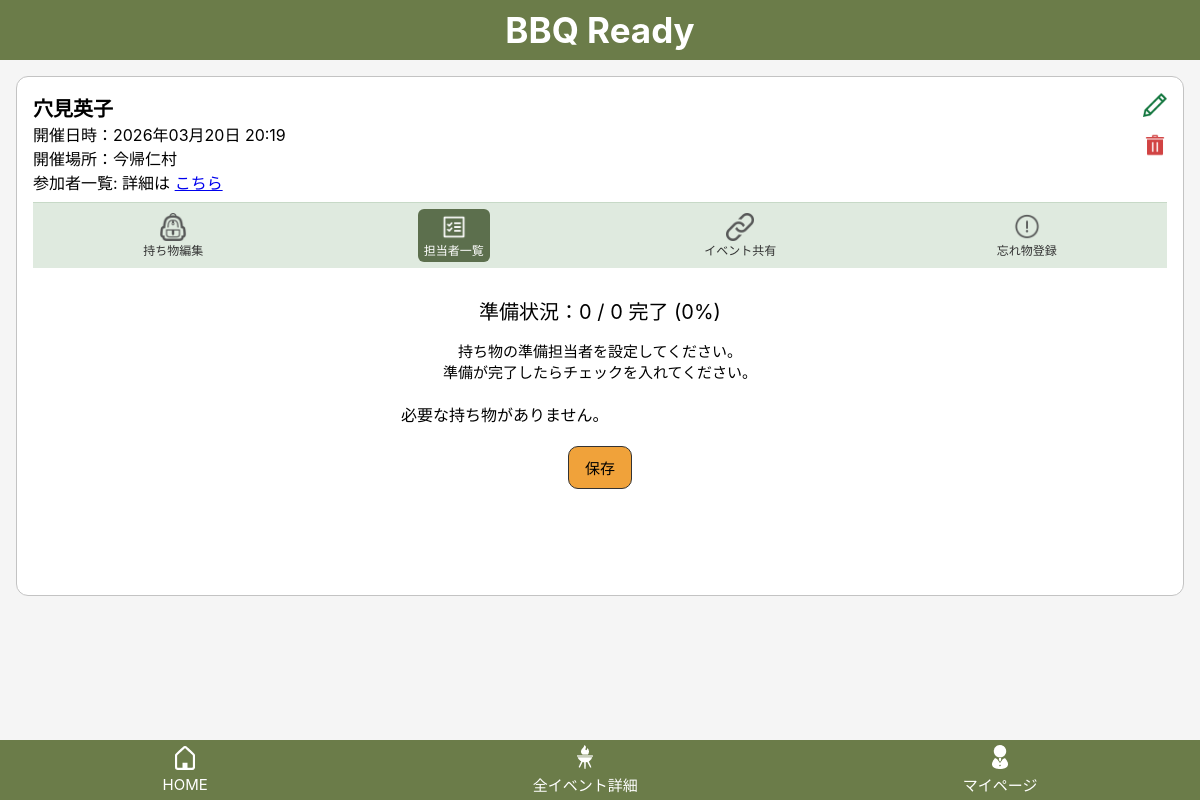
Page /events/140/assign/ (signed in) on the committed database.
### bbq_app/models.py (models this page shows, shortened)
class Event(models.Model):
    user = models.ForeignKey(settings.AUTH_USER_MODEL, on_delete=models.CASCADE, related_name="events")
    name = models.CharField("イベント名", max_length=30)
    held_at = models.DateTimeField("開催日時", null=True, blank=True)
    location = models.CharField("開催場所", max_length=50, blank=True)
    created_at = models.DateTimeField("作成日時", auto_now_add=True)
    updated_at = models.DateTimeField("更新日時", auto_now=True)

### bbq_app/views.py (the view, shortened to what this page needs)
# urls.py: path("events/<int:event_id>/assign/", views.item_assign, name="item_assign"),
@login_required
def item_assign(request, event_id):
    event = get_object_or_404(Event, id=event_id, user=request.user)
    Participant.objects.get_or_create(
        event=event,
        user=request.user,
        defaults={"name":request.user.first_name or request.user.username}
    )
    participants = Participant.objects.filter(event=event).order_by("id")
    items = (
        EventItem.objects
        .filter(event=event, is_selected=True)
        .select_related("bbq_item", "assignee")
        .order_by("id")
    )
    total_count = items.count()
    ready_count = items.filter(is_ready=True).count()
    progress_percent = int((ready_count / total_count) * 100 ) if total_count else 0
    return render(
        request,
        "bbq_app/item_assign.html",
        {
            "event": event,
            "participants": participants,
            "items": items,
            "total_count": total_count,
            "ready_count": ready_count,
            "progress_percent": progress_percent
        }
    )

### bbq_app/templates/bbq_app/item_assign.html (shortened to what this page needs)
{% extends "bbq_app/base.html" %}
{% block header %}
  {% include "bbq_app/partials/event_header.html" %}
{% endblock %}
{% block content %}
<p class="assign-progress">
準備状況：{{ ready_count }} / {{ total_count }}  完了     ({{ progress_percent }}%)
</p>
<p class="assign-description">
持ち物の準備担当者を設定してください。<br>
準備が完了したらチェックを入れてください。
</p>
<form method="post">
    <ul class="assign-list">
        {% for event_item in items %}
            <li class="assign-row">
                <div class="assign-check">
                    {% if event_item.assignee and event_item.assignee.user == event.user %}
                        <input
                            type="checkbox"
                            name="ready_items"
                            value="{{ event_item.id }}"
                            {% if event_item.is_ready %}checked{% endif %}
                        >
                    {% else %}
                        <input
                            type="checkbox"
                            {% if event_item.is_ready %}checked{% endif %}
                            disabled
                        >
                    {% endif %}
                </div>
                <div class="assign-select">
                    {{ event_item.bbq_item.name }}
                </div>
                <div class="assign-select">
                    <select name="assignee_{{ event_item.id }}">
                        <option value="">未設定</option>
                        {% for participant in participants %}
                            {% if participant.user == event.user %}
                                <option value="{{ participant.id }}"
                                    {% if event_item.assignee_id == participant.id %}selected{% endif %}>
                                    {{ participant.name }}
                                </option>
                            {% endif %}
                        {% endfor %}
                        {% for participant in participants %}
                            {% if participant.user != event.user %}
                                <option value="{{ participant.id }}"
                                    {% if event_item.assignee_id == participant.id %}selected{% endif %}>
                                    {{ participant.name }}
                                </option>
                            {% endif %}
                        {% endfor %}
                    </select>
                <div class="assign_status">
                    {% if not event_item.assignee %}
                        担当者未設定
                    {% elif event_item.is_ready %}
                        準備完了
                    {% else %}
                        準備中
                    {% endif %}
                </div>
            </li>
        {% empty %}
            <li>必要な持ち物がありません。</li>
        {% endfor %}
    </ul>
    <div class="assign-save">
        <button type="submit" class="btn btn-primary">
            保存
        </button>
    </div>
</form>
{% endblock %}

### bbq_app/templates/bbq_app/partials/event_header.html (shortened to what this page needs)
{% load static %}
{% include "bbq_app/partials/top_bar.html" %}
{% if event %}
<div class="event-header">
  <div class="event_header__top">
    <div>
      <div class="event-header__title">{{ event.name }}</div>
      <div class="event-header__meta">
        開催日時：{{ event.held_at|date:"Y年m月d日 H:i" }}<br>
        開催場所：{{ event.location }}<br>
        参加者一覧: 詳細は
        <a href="#" onclick="openParticipantsModal(); return false;">こちら</a>
      </div>
    </div>
    <div class="event-header__actions">
      <a href="{% url 'event_edit' event.id %}">
        <img src="{% static 'bbq_app/images/pencil.png' %}" width="24">
      </a>
      <a href="#" onclick="openDeleteModal({{ event.id }}); return false;">
        <img src="{% static 'bbq_app/images/trashcan.png' %}" width="24">
      </a>
    </div>
  </div>
  <div class="event-header__nav">
    <a href="{% url 'item_edit' event.id %}"
       class="{% if request.resolver_match.url_name == 'item_edit' %}active{% endif %}">
      <img src="{% static 'bbq_app/images/item_edit.png' %}" width="28">
      <span>持ち物編集</span>
    </a>
    <a href="{% url 'item_assign' event.id %}"
       class="{% if request.resolver_match.url_name == 'item_assign' %}active{% endif %}">
      <img src="{% static 'bbq_app/images/event_participants.png' %}" width="28">
      <span>担当者一覧</span>
    </a>
    <a href="{% url 'event_share' event.id %}"
       class="{% if request.resolver_match.url_name == 'event_share' %}active{% endif %}">
      <img src="{% static 'bbq_app/images/event_share.png' %}" width="28" alt="共有">
      <span>イベント共有</span>
    </a>
    <a href="#"
       onclick="openForgotModal(); return false;">
      <img src="{% static 'bbq_app/images/forgot_item.png' %}" width="28">
      <span>忘れ物登録</span>
    </a>
  </div>
{% endif %}

### bbq_app/static/bbq_app/css/style.css (style rules this page uses)
body { margin: 0; background: #f5f5f5; font-family: -apple-system, BlinkMacSystemFont, "Helvetica Neue", sans-serif; }
.btn { display: inline-block; padding: 10px 16px; border-radius: 10px; border: 1px solid #333; font-size: 15px; cursor: pointer; text-align: center; }
.btn-primary { background:#f0a23a; color:black; }
.event-header { background: white; border: 1px solid #c3c3c3; border-radius: 12px; margin: 16px; padding: 16px; margin-top: 76px; position: relative; }
.event-header__title { font-size: 20px; font-weight: 600; }
.event-header__nav { display: flex; justify-content: space-around; background: #dfeadf; padding: 6px 0; border-top: 1px solid #c7d9c7; margin-top: 8px; }
.event-header__nav a { display: flex; flex-direction: column; align-items: center; text-decoration: none; font-size: 12px; color: #333; padding: 4px 6px; border-radius: 6px; transition: 0.2s; }
.event-header__actions { position: absolute; top: 16px; right: 16px; display: flex; flex-direction: column; gap: 12px; }
.event-header__actions a { text-decoration: none; }
.event-header__nav a.active { background: #5c6f4d; color: white; }
.event-header__nav a.active img { filter: brightness(0) invert(1); }
.assign-list { list-style: none; margin: 0; padding: 0; }
.assign-progress { text-align:center; font-size:20px; margin-bottom:12px; }
.assign-description { text-align:center; font-size:15px; margin-bottom:20px; color: black; }
.assign-save { text-align:center; margin-top:20px; }

### rows in the picture
Event: name "穴見英子", held_at "2026年03月20日 20:19", location "今帰仁村"

### other values in the picture
{{ ready_count }} "0"
{{ total_count }} "0"
{{ progress_percent }} "0"
